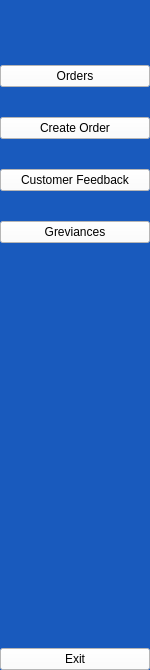
    <widget class="QWidget" name="wdgtLongSideBar" native="true">
     <property name="maximumSize">
      <size>
       <width>150</width>
       <height>16777215</height>
      </size>
     </property>
     <property name="styleSheet">
      <string notr="true">background-color: rgb(25, 90, 189);</string>
     </property>
     <layout class="QVBoxLayout" name="verticalLayout_3">
      <property name="spacing">
       <number>0</number>
      </property>
      <property name="leftMargin">
       <number>0</number>
      </property>
      <property name="topMargin">
       <number>0</number>
      </property>
      <property name="rightMargin">
       <number>0</number>
      </property>
      <property name="bottomMargin">
       <number>0</number>
      </property>
      <item>
       <layout class="QHBoxLayout" name="horizontalLayout_2">
        <property name="spacing">
         <number>0</number>
        </property>
        <item>
         <spacer name="horizontalSpacer_3">
          <property name="orientation">
           <enum>Qt::Horizontal</enum>
          </property>
          <property name="sizeHint" stdset="0">
           <size>
            <width>13</width>
            <height>20</height>
           </size>
          </property>
         </spacer>
        </item>
        <item>
         <widget class="QLabel" name="label">
          <property name="minimumSize">
           <size>
            <width>140</width>
            <height>40</height>
           </size>
          </property>
          <property name="maximumSize">
           <size>
            <width>160</width>
            <height>40</height>
           </size>
          </property>
          <property name="text">
           <string/>
          </property>
          <property name="pixmap">
           <pixmap resource="resources.qrc">:/icons/icons/logo_title_alt-12.png</pixmap>
          </property>
          <property name="scaledContents">
           <bool>true</bool>
          </property>
         </widget>
        </item>
        <item>
         <spacer name="horizontalSpacer_4">
          <property name="orientation">
           <enum>Qt::Horizontal</enum>
          </property>
          <property name="sizeHint" stdset="0">
           <size>
            <width>40</width>
            <height>20</height>
           </size>
          </property>
         </spacer>
        </item>
       </layout>
      </item>
      <item>
       <layout class="QVBoxLayout" name="verticalLayout">
        <property name="spacing">
         <number>30</number>
        </property>
        <property name="topMargin">
         <number>25</number>
        </property>
        <item>
         <widget class="QPushButton" name="btnOrdersLarge">
          <property name="styleSheet">
           <string notr="true">background-color: rgb(255, 255, 255);</string>
          </property>
          <property name="text">
           <string>Orders</string>
          </property>
          <property name="checkable">
           <bool>true</bool>
          </property>
          <property name="autoExclusive">
           <bool>true</bool>
          </property>
         </widget>
        </item>
        <item>
         <widget class="QPushButton" name="btnCrOrderLarge">
          <property name="styleSheet">
           <string notr="true">background-color: rgb(255, 255, 255);</string>
          </property>
          <property name="text">
           <string>Create Order</string>
          </property>
          <property name="checkable">
           <bool>true</bool>
          </property>
          <property name="autoExclusive">
           <bool>true</bool>
          </property>
         </widget>
        </item>
        <item>
         <widget class="QPushButton" name="btnFeedbackLarge">
          <property name="styleSheet">
           <string notr="true">background-color: rgb(255, 255, 255);</string>
          </property>
          <property name="text">
           <string>Customer Feedback</string>
          </property>
          <property name="checkable">
           <bool>true</bool>
          </property>
          <property name="autoExclusive">
           <bool>true</bool>
          </property>
         </widget>
        </item>
        <item>
         <widget class="QPushButton" name="btnComplaintsLarge">
          <property name="styleSheet">
           <string notr="true">background-color: rgb(255, 255, 255);</string>
          </property>
          <property name="text">
           <string>Greviances</string>
          </property>
          <property name="checkable">
           <bool>true</bool>
          </property>
          <property name="autoExclusive">
           <bool>true</bool>
          </property>
         </widget>
        </item>
       </layout>
      </item>
      <item>
       <spacer name="verticalSpacer_2">
        <property name="orientation">
         <enum>Qt::Vertical</enum>
        </property>
        <property name="sizeHint" stdset="0">
         <size>
          <width>20</width>
          <height>405</height>
         </size>
        </property>
       </spacer>
      </item>
      <item>
       <widget class="QPushButton" name="btnExitLarge">
        <property name="styleSheet">
         <string notr="true">background-color: rgb(255, 255, 255);</string>
        </property>
        <property name="text">
         <string>Exit</string>
        </property>
       </widget>
      </item>
     </layout>
    </widget>
